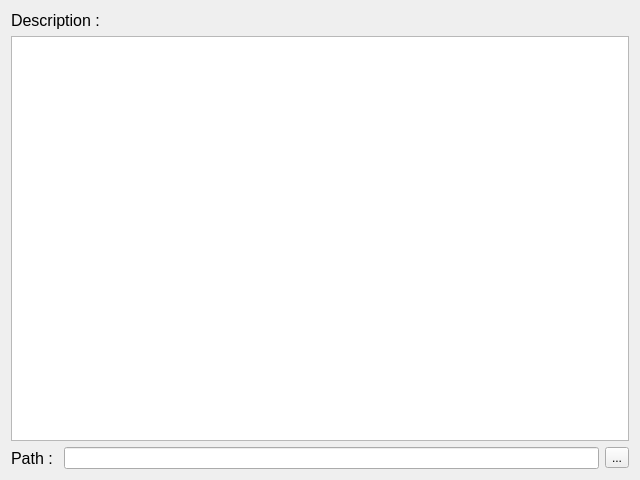
<?xml version="1.0" encoding="UTF-8"?>
<ui version="4.0">
 <class>VideoView</class>
 <widget class="QWidget" name="VideoView">
  <property name="geometry">
   <rect>
    <x>0</x>
    <y>0</y>
    <width>640</width>
    <height>480</height>
   </rect>
  </property>
  <property name="windowTitle">
   <string>Form</string>
  </property>
  <layout class="QVBoxLayout" name="verticalLayout">
   <item>
    <widget class="QLabel" name="label_2">
     <property name="font">
      <font>
       <pointsize>12</pointsize>
      </font>
     </property>
     <property name="text">
      <string>Description :</string>
     </property>
    </widget>
   </item>
   <item>
    <widget class="QTextEdit" name="descEdit"/>
   </item>
   <item>
    <layout class="QHBoxLayout" name="horizontalLayout">
     <item>
      <widget class="QLabel" name="label">
       <property name="font">
        <font>
         <pointsize>12</pointsize>
        </font>
       </property>
       <property name="text">
        <string>Path : </string>
       </property>
      </widget>
     </item>
     <item>
      <widget class="QLineEdit" name="pathEdit">
       <property name="readOnly">
        <bool>true</bool>
       </property>
      </widget>
     </item>
     <item>
      <widget class="QToolButton" name="searchVideo">
       <property name="text">
        <string>...</string>
       </property>
      </widget>
     </item>
    </layout>
   </item>
  </layout>
 </widget>
 <resources/>
 <connections/>
</ui>
